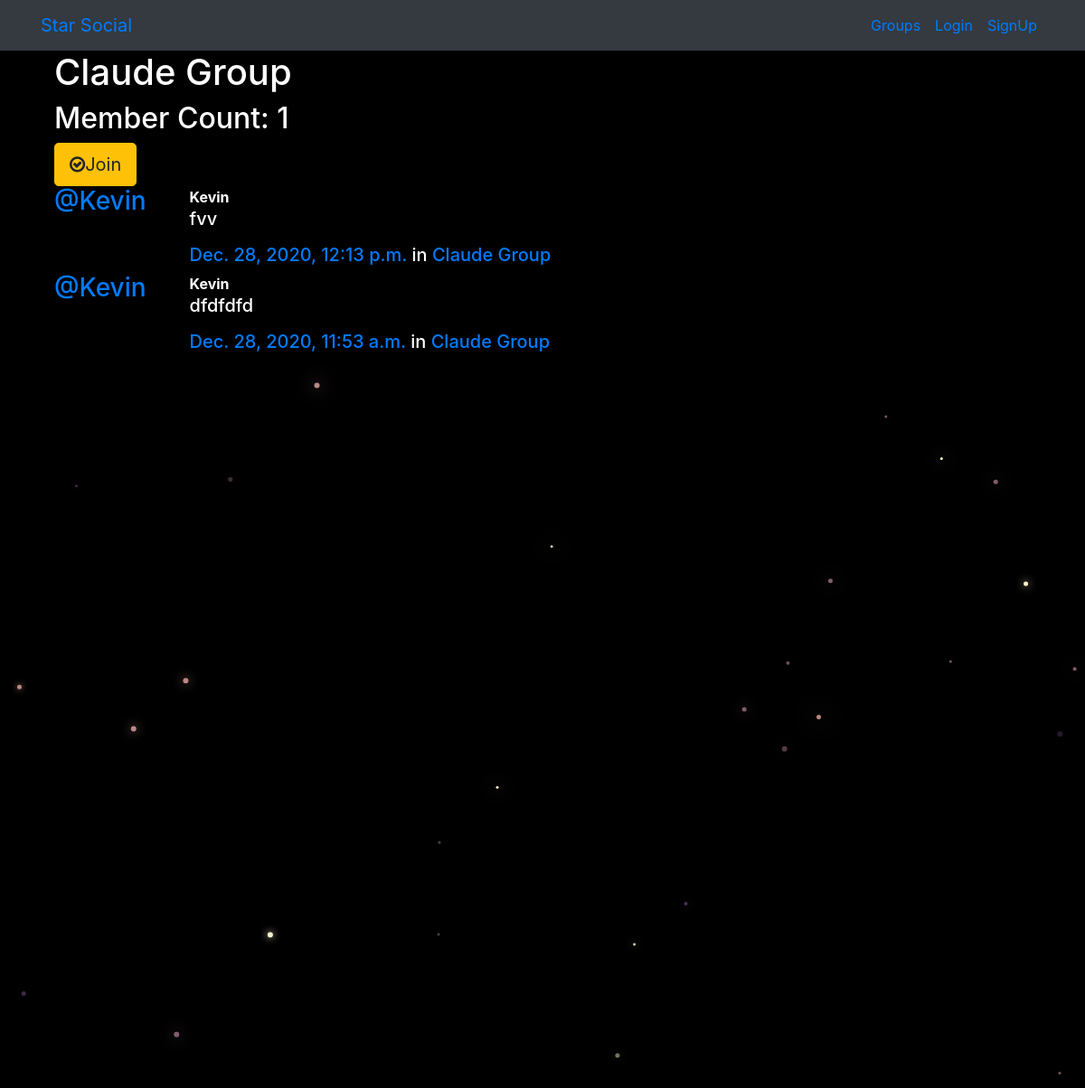
The page /groups/posts/in/claude-group/ on the database its author committed.
### groups/models.py (models this page shows, shortened)
class Group(models.Model):
	name = models.CharField(max_length=255, unique=True)
	slug = models.SlugField(allow_unicode=True, unique=True)
	description = models.TextField(blank=True, default="")
	description_html = models.TextField(editable=False, blank=True, default="")
	members = models.ManyToManyField(User, through='GroupMember')
	class Meta:
		ordering = ['name']

### posts/models.py (models this page shows, shortened)
class Post(models.Model):
	user = models.ForeignKey(User, related_name='posts', on_delete=models.CASCADE)
	created_at = models.DateTimeField(auto_now=True)
	message = models.TextField()
	message_html = models.TextField(editable=False)
	group = models.ForeignKey(Group, related_name='posts', null=True, blank=True, on_delete=models.CASCADE)
	class Meta:
		ordering = ['-created_at']

### groups/views.py (the view)
# urls.py: path('posts/in/<slug>/', views.SingleGroup.as_view(), name='single'),
class SingleGroup(generic.DetailView):
	model = Group

### groups/templates/groups/group_detail.html
{% extends 'groups/group_base.html' %}
	{% block pregroup %}
		<div class="container">
			<h1>{{ group.name }}</h1>
			<h2>Member Count: {{ group.members.count }}</h2>
			<div class="content">
				{% if user in group.members.all %}
					<a class="btn btn-lg btn-warning" href="{% url 'groups:leave' slug=group.slug %}"><span class="fa fa-times-circle-o"></span>Leave</a>
				{% else %}
					<a class="btn btn-lg btn-warning" href="{% url 'groups:join' slug=group.slug %}"><span class="fa fa-check-circle-o"></span>Join</a>
				{% endif %}
			</div>
		</div>
	{% endblock %}
	{% block group_content %}
		<div class="col-md-8">
			{% if group.posts.count == 0 %}
				<h2>No Post In This Group Yet!</h2>
			{% else %}
				{% for post in group.posts.all %}
					{% include 'posts/_post.html' %}
				{% endfor %}
			{% endif %}
		</div>
	{% endblock %}

### posts/templates/posts/_post.html (shortened to what this page needs)
<div class="media">
	<h3 class="mr-5"><a href="{% url 'posts:for_user' username=post.user.username %}">@{{ post.user.username }}</a></h3>
	<div class="media-body">
		<strong>{{ post.user.username }}</strong>
		<h5>{{ post.message_html|safe }}
			<time class="time"><a href="{% url 'posts:single' username=post.user.username pk=post.pk %}">{{ post.created_at }}</a></time>
			{% if post.group %}
				<span class="group-name">in <a href="#">{{ post.group.name }}</a></span>
			{% endif %}
		</h5>
	</div>
</div>

### rows shown on the page
Group: name "Claude Group", members.count "1"
Post: user.username "Kevin", message_html "fvv", created_at "Dec. 28, 2020, 12:13 p.m.", group.name "Claude Group"
Post: user.username "Kevin", message_html "dfdfdfd", created_at "Dec. 28, 2020, 11:53 a.m.", group.name "Claude Group"
